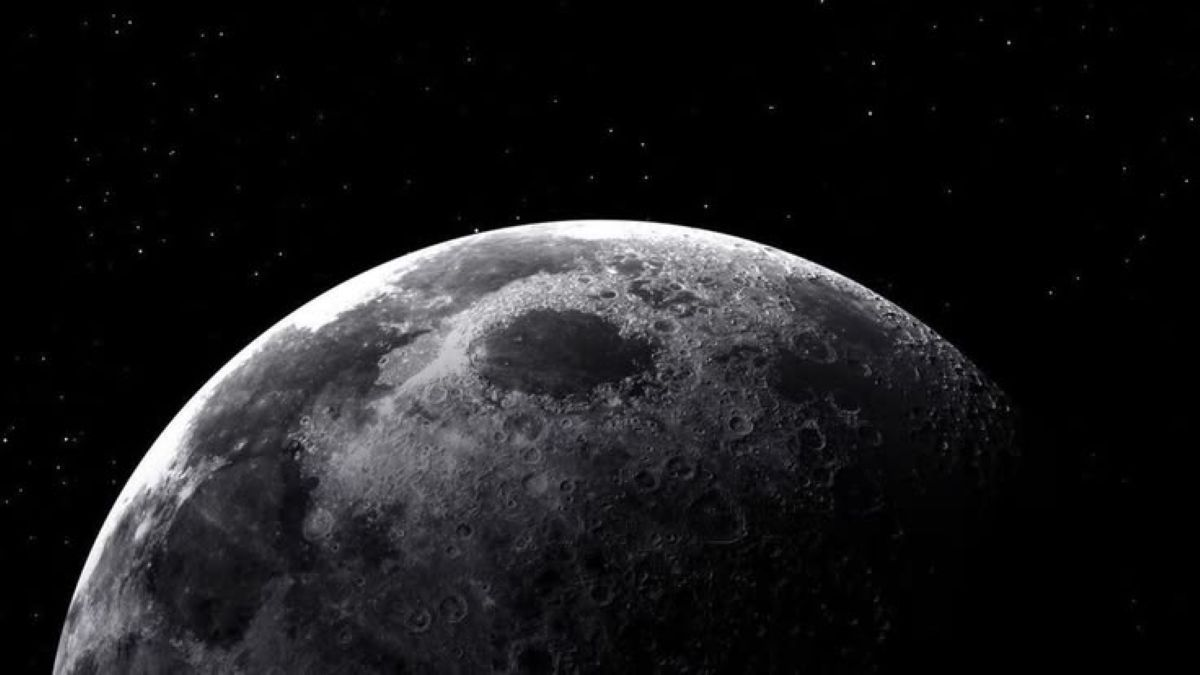
#> input picture m.jpg, 1200 x 675 px
$ python rectangle.py
#> lines starting #> are read from the running program, lines starting #| are printed output that depends on the picture; after the words box and inside, x2 and y2 are one past the last pixel; in counts of white or black regions, pixels touching at a corner belong together
#cv2.rectangle(image, pt1, pt2, color, thickness)
import cv2

image=cv2.imread("m.jpg")
#> image is the input picture: shape (675, 1200, 3); mean B, G, R 26.8, 25.1, 25.4
if image is not None:
    cv2.line(image, (100,100), (1100,550), (100,0,150), 2)
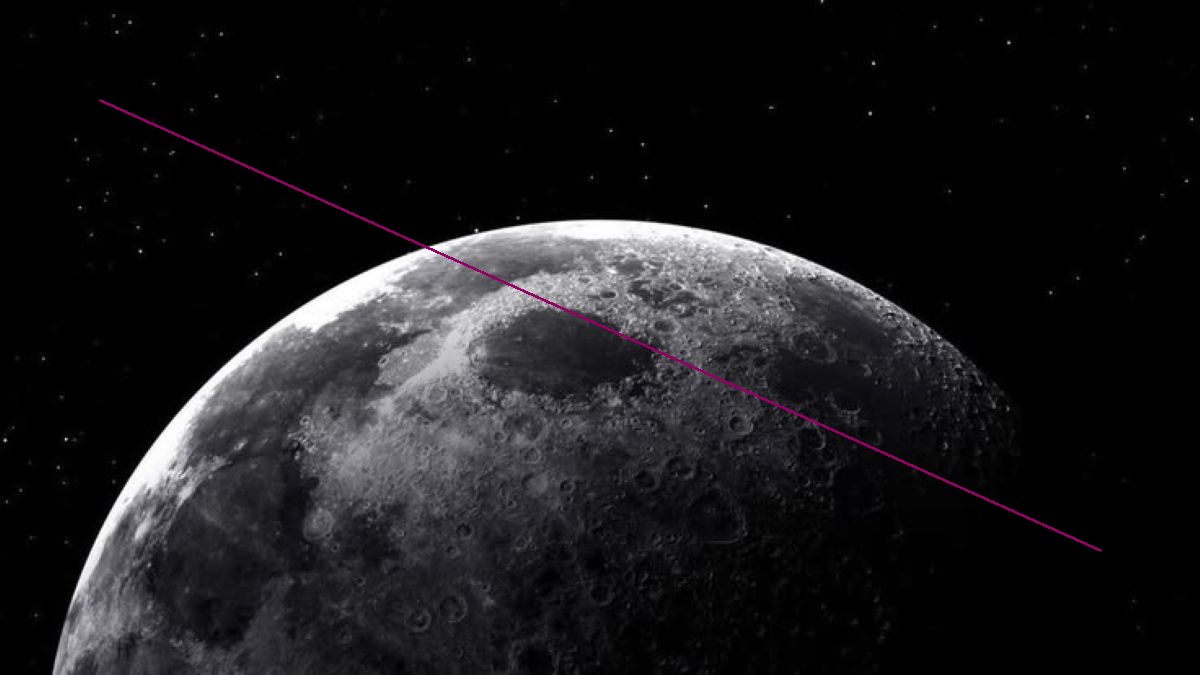
#> image: shape (675, 1200, 3); 0.35% of pixels changed, all inside (x1, y1, x2, y2) = (99, 99, 1102, 552)
    cv2.rectangle(image, (100,100), (1100,550), (100,0,150), -1)
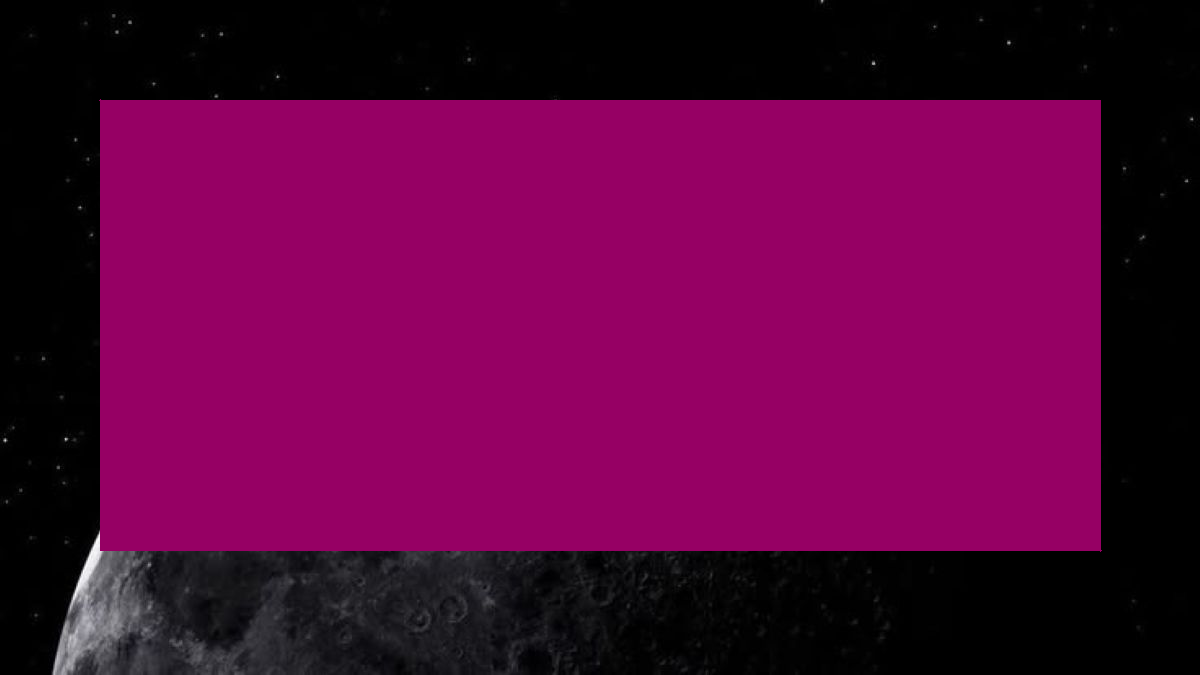
#> image: shape (675, 1200, 3); mean B, G, R 59.7, 3.6, 87.2
    cv2.imshow("Rectangle ",image)
    cv2.waitKey(0)
    cv2.destroyAllWindows()

else:
    print("Image not found")
